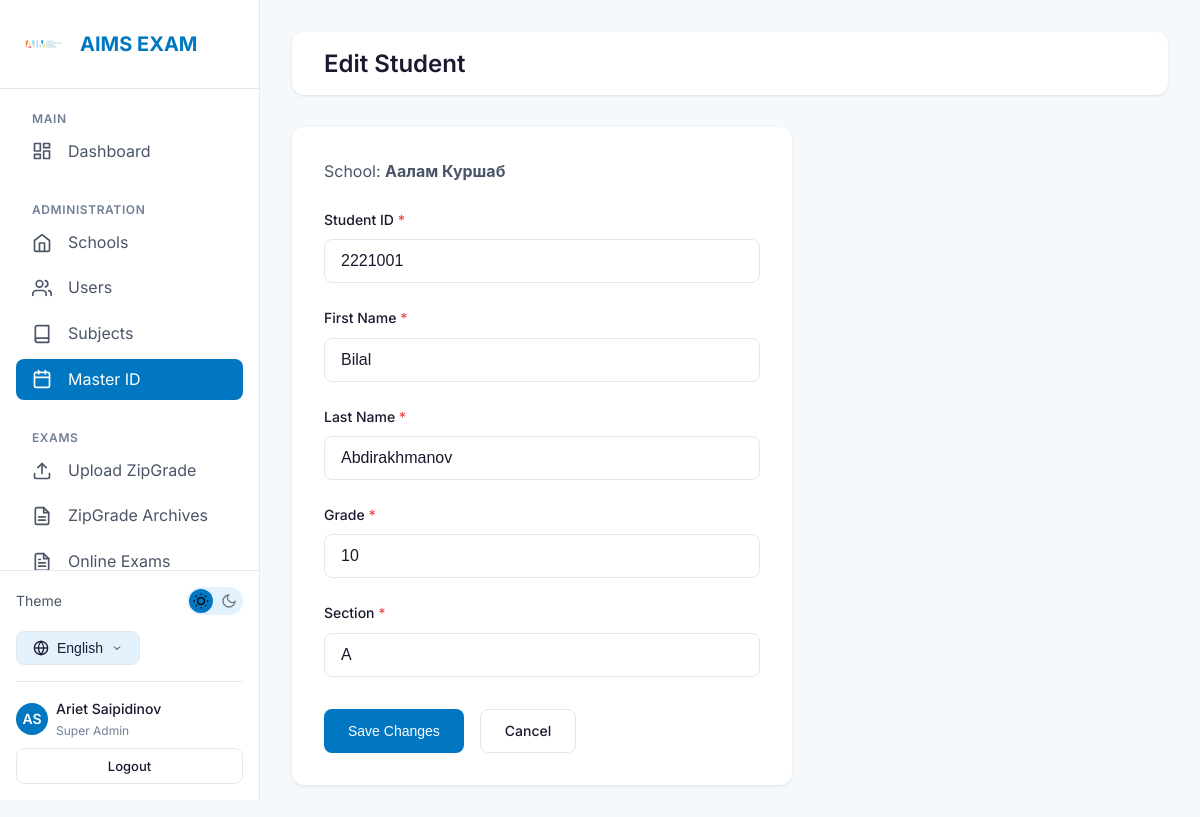
/schools/students/389/edit/ (signed in), run on the app's committed database.
### accounts/models.py (models this page shows, shortened)
class User(AbstractUser):
    ROLE_CHOICES = [
        ('super_admin', _('Super Admin')),
        ('teacher', _('Teacher')),
        ('student', _('Student')),
    ]
    LANGUAGE_CHOICES = [
        ('en', 'English'),
        ('ru', 'Русский'),
        ('ky', 'Кыргызча'),
    ]
    username = models.CharField(max_length=150, blank=True, null=True)
    email = models.EmailField(_('email address'), unique=True)
    role = models.CharField(
        max_length=20,
        choices=ROLE_CHOICES,
        default='student',
        verbose_name=_('Role')
    )
    phone = models.CharField(max_length=20, blank=True, verbose_name=_('Phone'))
    mother_phone = models.CharField(max_length=20, blank=True, verbose_name=_("Mother's Phone"))
    father_phone = models.CharField(max_length=20, blank=True, verbose_name=_("Father's Phone"))
    primary_school = models.ForeignKey(
        'schools.School',
        on_delete=models.SET_NULL,
        null=True,
        blank=True,
        related_name='users',
        verbose_name=_('Primary School')
    )
    preferred_language = models.CharField(
        max_length=5,
        choices=LANGUAGE_CHOICES,
        default='en',
        verbose_name=_('Preferred Language')
    )
    created_at = models.DateTimeField(auto_now_add=True)
    updated_at = models.DateTimeField(auto_now=True)
    objects = UserManager()
    USERNAME_FIELD = 'email'
    REQUIRED_FIELDS = ['first_name', 'last_name']
    class Meta:
        verbose_name = _('User')
        verbose_name_plural = _('Users')
        ordering = ['-created_at']
    def get_full_name(self):
        return f"{self.first_name} {self.last_name}".strip()

### schools/models.py (models this page shows, shortened)
class School(models.Model):
    name = models.CharField(max_length=200, verbose_name=_('School Name'))
    code = models.CharField(max_length=50, unique=True, verbose_name=_('School Code'))
    address = models.TextField(blank=True, verbose_name=_('Address'))
    phone = models.CharField(max_length=20, blank=True, verbose_name=_('Phone'))
    email = models.EmailField(blank=True, verbose_name=_('Email'))
    logo = models.ImageField(
        upload_to='school_logos/',
        blank=True,
        null=True,
        verbose_name=_('School Logo')
    )
    is_active = models.BooleanField(default=True, verbose_name=_('Active'))
    created_at = models.DateTimeField(auto_now_add=True)
    updated_at = models.DateTimeField(auto_now=True)
    class Meta:
        verbose_name = _('School')
        verbose_name_plural = _('Schools')
        ordering = ['name']

class MasterStudent(models.Model):
    school = models.ForeignKey(
        School,
        on_delete=models.CASCADE,
        related_name='master_students',
        verbose_name=_('School')
    )
    student_id = models.CharField(max_length=20, verbose_name=_('Student ID'))
    student_id_normalized = models.CharField(max_length=20, db_index=True, verbose_name=_('Normalized ID'))
    name = models.CharField(max_length=100, verbose_name=_('First Name'))
    surname = models.CharField(max_length=100, verbose_name=_('Last Name'))
    grade = models.CharField(max_length=10, verbose_name=_('Grade'))
    section = models.CharField(max_length=10, verbose_name=_('Section'))
    created_at = models.DateTimeField(auto_now_add=True)
    updated_at = models.DateTimeField(auto_now=True)
    class Meta:
        verbose_name = _('Master Student')
        verbose_name_plural = _('Master Students')
        ordering = ['grade', 'section', 'surname', 'name']
        unique_together = ['school', 'student_id']

### schools/views.py (the view)
# urls.py: path('students/<int:pk>/edit/', views.master_student_edit_view, name='master_student_edit'),
@login_required
@super_admin_required
def master_student_edit_view(request, pk):
    student = get_object_or_404(MasterStudent, pk=pk)
    if request.method == 'POST':
        form = MasterStudentForm(request.POST, instance=student)
        if form.is_valid():
            form.save()
            messages.success(request, _('Student updated successfully.'))
            return redirect('schools:detail', pk=student.school.pk)
    else:
        form = MasterStudentForm(instance=student)
    return render(request, 'schools/master_student_form.html', {
        'form': form,
        'school': student.school,
        'student': student,
        'title': _('Edit Student'),
        'submit_text': _('Save Changes'),
    })

### schools/forms.py
class MasterStudentForm(forms.ModelForm):
    class Meta:
        model = MasterStudent
        fields = ['student_id', 'name', 'surname', 'grade', 'section']
        widgets = {
            'student_id': forms.TextInput(attrs={
                'class': 'form-input',
                'placeholder': _('Student ID'),
            }),
            'name': forms.TextInput(attrs={
                'class': 'form-input',
                'placeholder': _('First name'),
            }),
            'surname': forms.TextInput(attrs={
                'class': 'form-input',
                'placeholder': _('Last name'),
            }),
            'grade': forms.TextInput(attrs={
                'class': 'form-input',
                'placeholder': _('Grade (e.g., 9)'),
            }),
            'section': forms.TextInput(attrs={
                'class': 'form-input',
                'placeholder': _('Section (e.g., A)'),
            }),
        }

### schools/templatetags/i18n_extras.py (called while the page is built)
@register.simple_tag(takes_context=True)
def switch_lang(context, lang_code):
    path = context['request'].path
    try:
        url = translate_url(path, lang_code)
        if url == path and lang_code not in path:
             match = resolve(path)
             with translation.override(lang_code):
                 url = reverse(match.view_name, args=match.args, kwargs=match.kwargs)
        query = context['request'].GET.urlencode()
        if query:
            url = f"{url}?{query}"
        return url
    except Exception:
        return path # Fallback to current path

### schools/templates/schools/master_student_form.html (shortened to what this page needs)
{% extends 'base.html' %}
{% load i18n %}
{% block content %}
<div class="topbar">
    <h1 class="topbar-title">{{ title }}</h1>
</div>
<div class="card" style="max-width: 500px;">
    <p class="text-secondary" style="margin-bottom: var(--spacing-lg);">
        {% trans "School" %}: <strong>{{ school.name }}</strong>
    </p>
    <form method="post">
        {% for field in form %}
        <div class="form-group">
            <label for="{{ field.id_for_label }}" class="form-label">
                {{ field.label }}
                {% if field.field.required %}<span class="text-danger">*</span>{% endif %}
            </label>
            {{ field }}
        </div>
        {% endfor %}
        <div style="display: flex; gap: var(--spacing-md); margin-top: var(--spacing-xl);">
            <button type="submit" class="btn btn-primary">{{ submit_text }}</button>
            <a href="{% url 'schools:detail' school.pk %}" class="btn btn-outline">{% trans "Cancel" %}</a>
        </div>
    </form>
</div>
{% endblock %}

### templates/partials/sidebar.html (shortened to what this page needs)
{% load static i18n i18n_extras %}
<aside class="sidebar">
    <div class="sidebar-header">
        <img src="{% static 'images/logo.png' %}" alt="AIMS" class="sidebar-logo" onerror="this.style.display='none'">
        <span class="sidebar-brand">AIMS EXAM</span>
    </div>
    <nav class="sidebar-nav">
        <div class="nav-section">
            <span class="nav-section-title">{% trans "Main" %}</span>
            <a href="{% url 'accounts:dashboard' %}"
                class="nav-item {% if request.resolver_match.url_name == 'dashboard' %}active{% endif %}">
                <span>{% trans "Dashboard" %}</span>
            </a>
        </div>
        {% if user.is_authenticated and user.role == 'super_admin' %}
        <div class="nav-section">
            <span class="nav-section-title">{% trans "Administration" %}</span>
            <a href="{% url 'schools:list' %}"
                class="nav-item {% if 'schools' in request.path and 'subjects' not in request.path and 'analytics' not in request.path and 'students' not in request.path %}active{% endif %}">
                <svg xmlns="http://www.w3.org/2000/svg" width="20" height="20" viewBox="0 0 24 24" fill="none"
                    stroke="currentColor" stroke-width="2" stroke-linecap="round" stroke-linejoin="round">
                    <path d="M3 9l9-7 9 7v11a2 2 0 0 1-2 2H5a2 2 0 0 1-2-2z"></path>
                    <polyline points="9 22 9 12 15 12 15 22"></polyline>
                </svg>
                <span>{% trans "Schools" %}</span>
            </a>
            <a href="{% url 'accounts:users' %}" class="nav-item {% if 'users' in request.path %}active{% endif %}">
                <span>{% trans "Users" %}</span>
            </a>
            <a href="{% url 'schools:subjects' %}"
                class="nav-item {% if 'subjects' in request.path %}active{% endif %}">
                <svg xmlns="http://www.w3.org/2000/svg" width="20" height="20" viewBox="0 0 24 24" fill="none"
                    stroke="currentColor" stroke-width="2" stroke-linecap="round" stroke-linejoin="round">
                    <path d="M4 19.5A2.5 2.5 0 0 1 6.5 17H20"></path>
                    <path d="M6.5 2H20v20H6.5A2.5 2.5 0 0 1 4 19.5v-15A2.5 2.5 0 0 1 6.5 2z"></path>
                </svg>
                <span>{% trans "Subjects" %}</span>
            </a>
            <a href="{% url 'schools:master_students' %}"
                class="nav-item {% if 'students' in request.path and 'schools' in request.path %}active{% endif %}">
                <span>{% trans "Master ID" %}</span>
            </a>
        </div>
        {% endif %}
        {% if user.is_authenticated and user.role in 'super_admin,teacher' %}
        <div class="nav-section">
            <span class="nav-section-title">{% trans "Exams" %}</span>
            <a href="{% url 'zipgrade:upload' %}"
                class="nav-item {% if 'zipgrade/upload' in request.path %}active{% endif %}">
                <span>{% trans "Upload ZipGrade" %}</span>
            </a>
            <a href="{% url 'zipgrade:results' %}"
                class="nav-item {% if 'zipgrade' in request.path and 'upload' not in request.path %}active{% endif %}">
                <span>{% trans "ZipGrade Archives" %}</span>
            </a>
            <a href="{% url 'exams:exam_list' %}"
                class="nav-item {% if 'exams' in request.path and 'create' not in request.path %}active{% endif %}">
                <span>{% trans "Online Exams" %}</span>
            </a>
        </div>
        {% endif %}
    </nav>
    <div class="sidebar-footer" style="padding: var(--spacing-md); border-top: 1px solid var(--border-color);">
        <div
            style="display: flex; align-items: center; justify-content: space-between; margin-bottom: var(--spacing-md);">
            <span style="font-size: 0.875rem; color: var(--text-secondary);">{% trans "Theme" %}</span>
            <button class="theme-toggle" aria-label="Toggle theme">
                <svg class="theme-toggle-icon moon-icon" xmlns="http://www.w3.org/2000/svg" viewBox="0 0 24 24"
                    fill="none" stroke="currentColor" stroke-width="2">
                    <path d="M21 12.79A9 9 0 1 1 11.21 3 7 7 0 0 0 21 12.79z"></path>
                </svg>
            </button>
        </div>
        <div class="lang-selector">
            <button class="lang-btn">
                <span>
                    {% if LANGUAGE_CODE == 'en' %}English
                    {% elif LANGUAGE_CODE == 'ru' %}Русский
                    {% elif LANGUAGE_CODE == 'ky' %}Кыргызча
                    {% else %}Language{% endif %}
                </span>
                <svg xmlns="http://www.w3.org/2000/svg" width="12" height="12" viewBox="0 0 24 24" fill="none"
                    stroke="currentColor" stroke-width="2">
                    <polyline points="6 9 12 15 18 9"></polyline>
                </svg>
            </button>
        </div>
        {% if user.is_authenticated %}
        <div
            style="margin-top: var(--spacing-md); padding-top: var(--spacing-md); border-top: 1px solid var(--border-color);">
            <a href="{% url 'accounts:profile' %}"
                style="display: flex; align-items: center; gap: var(--spacing-sm); color: var(--text-secondary); font-size: 0.875rem;">
                <div
                    style="width: 32px; height: 32px; border-radius: 50%; background: var(--primary-blue); color: white; display: flex; align-items: center; justify-content: center; font-weight: 600;">
                    {{ user.first_name|slice:":1"|upper }}{{ user.last_name|slice:":1"|upper }}
                </div>
                <div style="flex: 1; overflow: hidden;">
                    <div
                        style="font-weight: 500; color: var(--text-primary); white-space: nowrap; overflow: hidden; text-overflow: ellipsis;">
                        {{ user.get_full_name|default:user.email }}
                    </div>
                    <div style="font-size: 0.75rem; color: var(--text-muted);">
                        {% if user.role == 'super_admin' %}{% trans "Super Admin" %}
                        {% elif user.role == 'teacher' %}{% trans "Teacher" %}
                        {% else %}{% trans "Student" %}{% endif %}
                    </div>
                </div>
            </a>
            <a href="{% url 'accounts:logout' %}" class="btn btn-outline btn-sm btn-block"
                style="margin-top: var(--spacing-sm);">
                {% trans "Logout" %}
            </a>
        </div>
        {% endif %}
    </div>
</aside>

### data on the page
User: first_name "A", last_name "S", get_full_name "Ariet Saipidinov"
School: name "Аалам Куршаб"
MasterStudent: form "2221001" "Bilal" "Abdirakhmanov" "10" "A"

### other printed values
{{ title }} "Edit Student"
{{ field.label }} "Student ID" "First Name" "Last Name" "Grade" "Section"
{{ submit_text }} "Save Changes"
